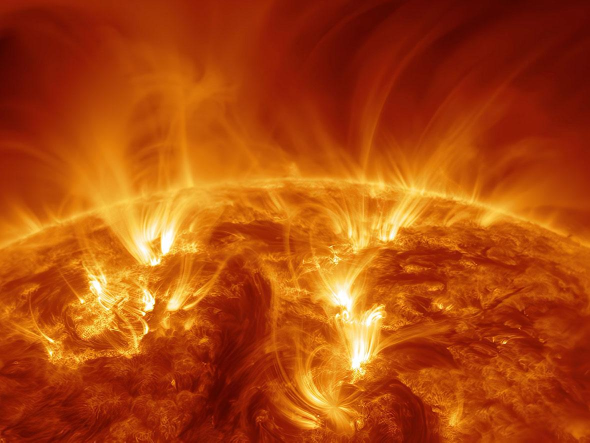
#> input picture image_meta.jpeg, 1180 x 885 px, given in place of the camera (shown at 1/2 size)
$ python test_searcher_cam.py
#> lines starting #> are read from the running program, lines starting #| are printed output that depends on the picture; after the words box and inside, x2 and y2 are one past the last pixel; in counts of white or black regions, pixels touching at a corner belong together
### ball_searcher.py
import cv2
import numpy as np

class BallSearcher:
    def __init__(self):
        #self.yellowLower = (14, 180, 200)# dark
        #self.yellowUpper = (34, 255, 255) # light
        self.yellowLower = (15, 121, 192)# dark
        self.yellowUpper = (66, 255, 255) # light
        self.font                   = cv2.FONT_HERSHEY_SIMPLEX
        self.bottomLeftCornerOfText = (30,50)
        self.fontScale = 0.5
        self.fontColor = (0,0,0)
        self.lineType = 1
        self.current_data = {"obj_x":0,"obj_y":0, "obj_r":0}


    def process(self, frame):
        hsv = cv2.cvtColor(frame, cv2.COLOR_BGR2HSV)
        mask = cv2.inRange(hsv, self.yellowLower, self.yellowUpper)
        mask = cv2.erode(mask, None, iterations=2)
        mask = cv2.dilate(mask, None, iterations=2)
        cnts = cv2.findContours(mask.copy(), cv2.RETR_EXTERNAL,
            cv2.CHAIN_APPROX_SIMPLE)[-2]
        center = None
        self.current_data = {"obj_x":0,"obj_y":0, "obj_r":0}
        if len(cnts) > 0:
            c = max(cnts, key=cv2.contourArea)
            ((x, y), radius) = cv2.minEnclosingCircle(c)
            M = cv2.moments(c)
            center = (int(M["m10"] / M["m00"]), int(M["m01"] / M["m00"]))
        else:
            c = max(cnts, key=cv2.contourArea)
            ((x, y), radius) = cv2.minEnclosingCircle(c)
            M = cv2.moments(c)
            center = (int(M["m10"] / M["m00"]), int(M["m01"] / M["m00"]))
        if radius > 10:
            self.current_data = {"obj_x": int(x),"obj_y": int(y), "obj_r": int(radius)}
            cv2.circle(frame, (int(x), int(y)), int(radius), (0, 0, 0), 2)
            cv2.circle(frame, center, 5, (0, 0, 255), -1)
        cv2.putText(frame,"({:d},{:d},{:d})".format(int(x),int(y),int(radius)), (int(x), int(y)), self.font, self.fontScale, self.fontColor, self.lineType)

        return mask, frame

    def get_current_data(self):
        return self.current_data


### test_searcher_cam.py
# import rospy
#import asyncio
import cv2
import time
from datetime import datetime as dt
from datetime import timedelta
from ball_searcher import BallSearcher
# [4 lines of commented-out code are left out]


angular_speed = 0.01
linear_speed = 0.01
l_centre, r_centre = 320, 960
bp = BallSearcher()
is_auto = True
is_stop = False

params = dict()
params1 = dict()
params_p = dict()
global video

def image_callback(video):
    global params
    global frame
    global params1
    #video = cv2.VideoCapture(0)
    time.sleep(0.1)
    status, im = video.read()
    cv2.imwrite('.jpg', im)
    mask, frame = bp.process(im)
    cv2.imwrite('mask.jpg', frame)
    params1 = params
    params = bp.get_current_data()

def button_callback(data):
    global is_auto
    is_auto = data.data

def stop_cb(data):
    global is_stop
    is_stop = data.data


def main(video):
    global is_auto
    global is_stop
    global params
    global params1
    global params_p
    stop_it = False
    while True:
        image_callback(video)
        if is_auto and not is_stop:
            if params == dict() or params == params_p:
                continue

            print("Begin search ball")


            while params['obj_r'] < 160 and not is_stop:  # params['obj_x'] == 0 and params['obj_y'] == 0 and
                image_callback(video)
                #params['obj_r'] == 0
                for _ in range(5):
                    print('!!! rotating !!!')
                print("Centring ball")
                t1 = dt.now()
                while not stop_it and not is_stop:
                    image_callback(video)
                    t2 = dt.now()
                    if t2 - t1 > timedelta(seconds=1):
                        t1 = t2
                        print(params)
                    if params['obj_x'] > 0 and params['obj_y'] > 0 and params['obj_r'] > 10:

                        if l_centre+300 <= params['obj_x'] <= r_centre-300:
                            print('!!! EXTRA STOP !!!')
                            stop_it = True
                            break
                        else:

                            if params['obj_x'] > r_centre:
                                print('!!! reverse rotating !!!')
                                if params['obj_x'] > 500:
                                    print('!!! rotating left !!!')

                            elif params['obj_x'] < l_centre:
                                print('!!! rotating !!!')
                                if params['obj_x'] < 140:
                                    print('!!! rotsting right !!!')


            image_callback(video)
            print("Move to ball")
            t1 = dt.now()
            while params['obj_y'] < 360  and not is_stop:
                image_callback(video)
                t2 = dt.now()
                if t2 - t1 > timedelta(seconds=1):
                    t1 = t2

                print('!!! moving forward first !!!', params)

            t1 = dt.now()
            t2 = dt.now()

            while t2 - t1 < timedelta(seconds=10) and not is_stop:
                image_callback(video)
                print('!!! moving forward !!!', params)
                t2 = dt.now()
            print("Ball was finded")
            params_p = params
            is_auto = False
        is_stop = False
#> this loop made 1 pass
#> (printed output is left out)
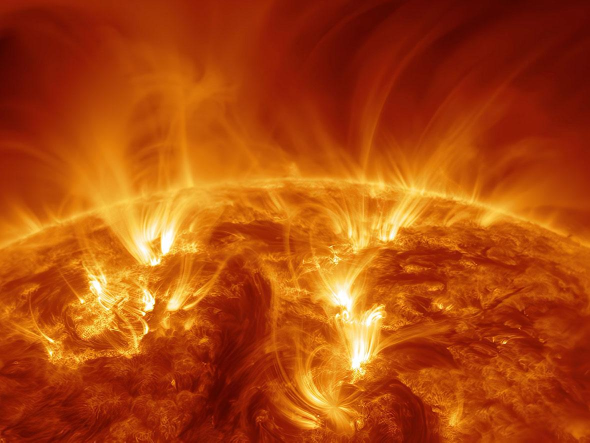
#> input picture image_meta.jpeg, 1180 x 885 px, given in place of the camera (shown at 1/2 size)
#> pass 1, in process, `mask = cv2.inRange(hsv, self.yellowLower, self.yellowUpper)`:
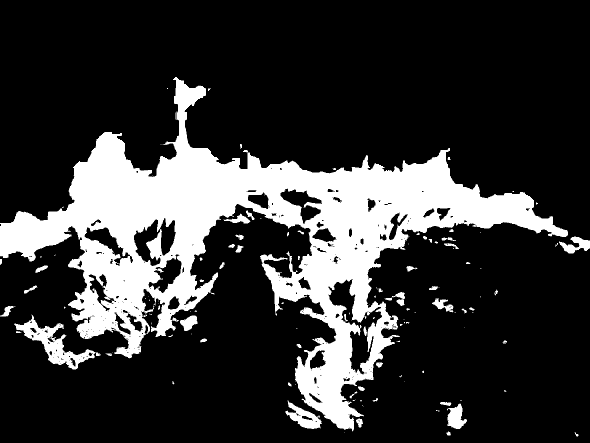
#> mask: shape (885, 1180) (shown at 1/2 size); 21% white; 131 white regions (71 under 20 px), largest, box (x1, y1, x2, y2) and area: (0, 154, 1136, 863) 204131, (28, 629, 202, 739) 4907, (571, 801, 644, 858) 1783
#> pass 1, in process, `mask = cv2.erode(mask, None, iterations=2)`:
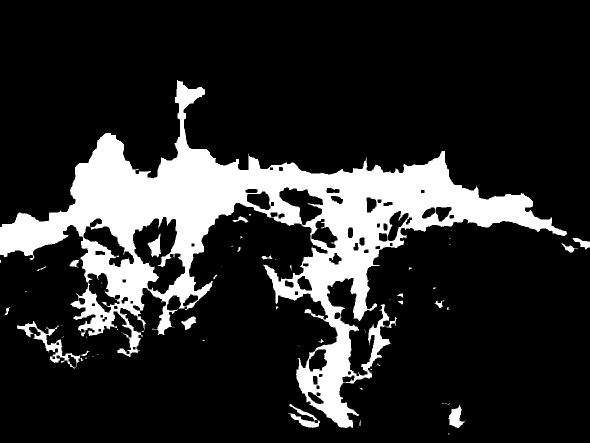
#> mask: shape (885, 1180) (shown at 1/2 size); 16.8% white; 68 white regions (45 under 20 px), largest, box (x1, y1, x2, y2) and area: (0, 160, 1134, 856) 168578, (34, 642, 167, 737) 2158, (576, 808, 640, 856) 953
#> pass 1, in process, `mask = cv2.dilate(mask, None, iterations=2)`:
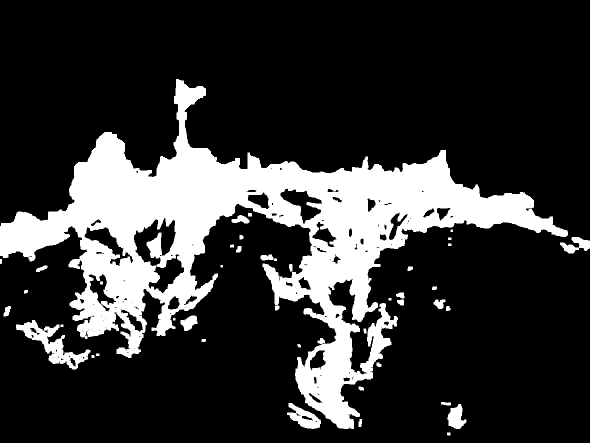
#> mask: shape (885, 1180) (shown at 1/2 size); 20.3% white; 43 white regions, largest, box (x1, y1, x2, y2) and area: (0, 158, 1136, 858) 199881, (32, 640, 181, 739) 4333, (574, 806, 642, 858) 1710
#> after the loop, is_auto = True; params_p = 0 items

# async def start():
#     await asyncio.gather(image_callback(), main())
if __name__ == "__main__":
    print("ball tracking inited")
    video = cv2.VideoCapture(0)
    time.sleep(0.5)
    main(video)
